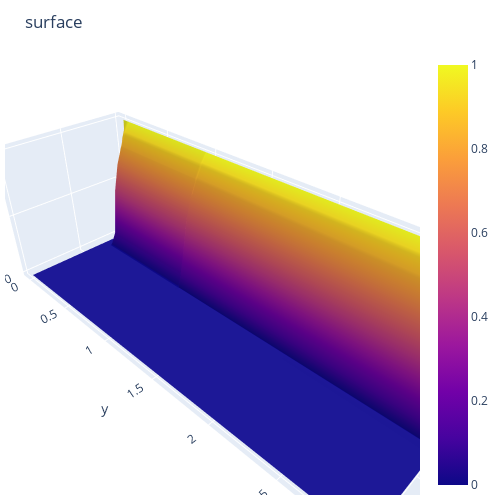

Here is the notebook cell this chart was saved with:
### Code cell
sh_0, sh_1 = U.shape
fig = go.Figure()
fig.add_surface(
    # contours = {
    #     "x": {"show": True, "start": 1.5, "end": 2, "size": 0.04, "color":"white"},
    #     "z": {"show": True, "start": 0.5, "end": 0.8, "size": 0.05}
    # },
    x = np.linspace(a, b, sh_1),
    y = np.linspace(0, T, sh_0),
    z = U
    )
# fig.add_scatter3d(name='scat_p', x=np.linspace(a, b, sh_1), y=np.linspace(0, T, sh_0), z=U, mode='markers',
#     marker=dict(size=10, color='black',colorscale='Reds'))
# fig.update_layout(
#         scene = {
#             "xaxis": {"nticks": 20},
#             "zaxis": {"nticks": 4},
#             'camera_eye': {"x": 0, "y": -1, "z": 0.5},
#             "aspectratio": {"x": 1, "y": 1, "z": 0.2}
#         })
fig.update_layout(title='surface', autosize=False,
                  width=500, height=500,
                  margin=dict(l=5, r=50, b=5, t=55))
fig.show()

### Figure 1 — Plotly figure (JSON) as saved in the notebook; plotly's stock layout.template omitted (floating-point values rounded to 4 significant figures; data arrays with more than 128 entries replaced by an {"elided": "..."} marker saying what was removed)
{"data": [{"type": "surface", "x": [0, 0.05, 0.1, 0.15, 0.2, 0.25, 0.3, 0.35, 0.4, 0.45, 0.5, 0.55, 0.6, 0.65, 0.7, 0.75, 0.8, 0.85, 0.9, 0.95, 1], "y": {"elided": "301 float values"}, "z": {"elided": "301x21 float values"}}], "layout": {"autosize": false, "height": 500, "margin": {"b": 5, "l": 5, "r": 50, "t": 55}, "title": {"text": "surface"}, "width": 500}}
